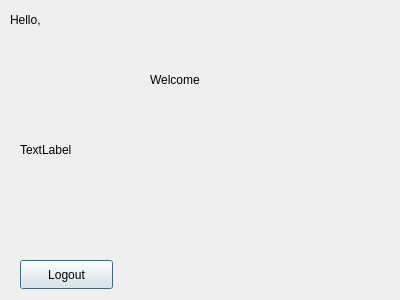
<?xml version="1.0" encoding="UTF-8"?>
<ui version="4.0">
 <class>Welcome</class>
 <widget class="QDialog" name="Welcome">
  <property name="geometry">
   <rect>
    <x>0</x>
    <y>0</y>
    <width>400</width>
    <height>300</height>
   </rect>
  </property>
  <property name="windowTitle">
   <string>Dialog</string>
  </property>
  <widget class="QLabel" name="HelloLabel">
   <property name="geometry">
    <rect>
     <x>10</x>
     <y>10</y>
     <width>63</width>
     <height>20</height>
    </rect>
   </property>
   <property name="text">
    <string>Hello, </string>
   </property>
  </widget>
  <widget class="QLabel" name="WelcomeLabel">
   <property name="geometry">
    <rect>
     <x>150</x>
     <y>70</y>
     <width>71</width>
     <height>20</height>
    </rect>
   </property>
   <property name="text">
    <string>Welcome</string>
   </property>
  </widget>
  <widget class="QLabel" name="ImageLabel">
   <property name="geometry">
    <rect>
     <x>20</x>
     <y>69</y>
     <width>361</width>
     <height>161</height>
    </rect>
   </property>
   <property name="text">
    <string>TextLabel</string>
   </property>
  </widget>
  <widget class="QPushButton" name="LogoutButton">
   <property name="geometry">
    <rect>
     <x>20</x>
     <y>260</y>
     <width>93</width>
     <height>29</height>
    </rect>
   </property>
   <property name="text">
    <string>Logout</string>
   </property>
  </widget>
 </widget>
 <resources/>
 <connections/>
</ui>
